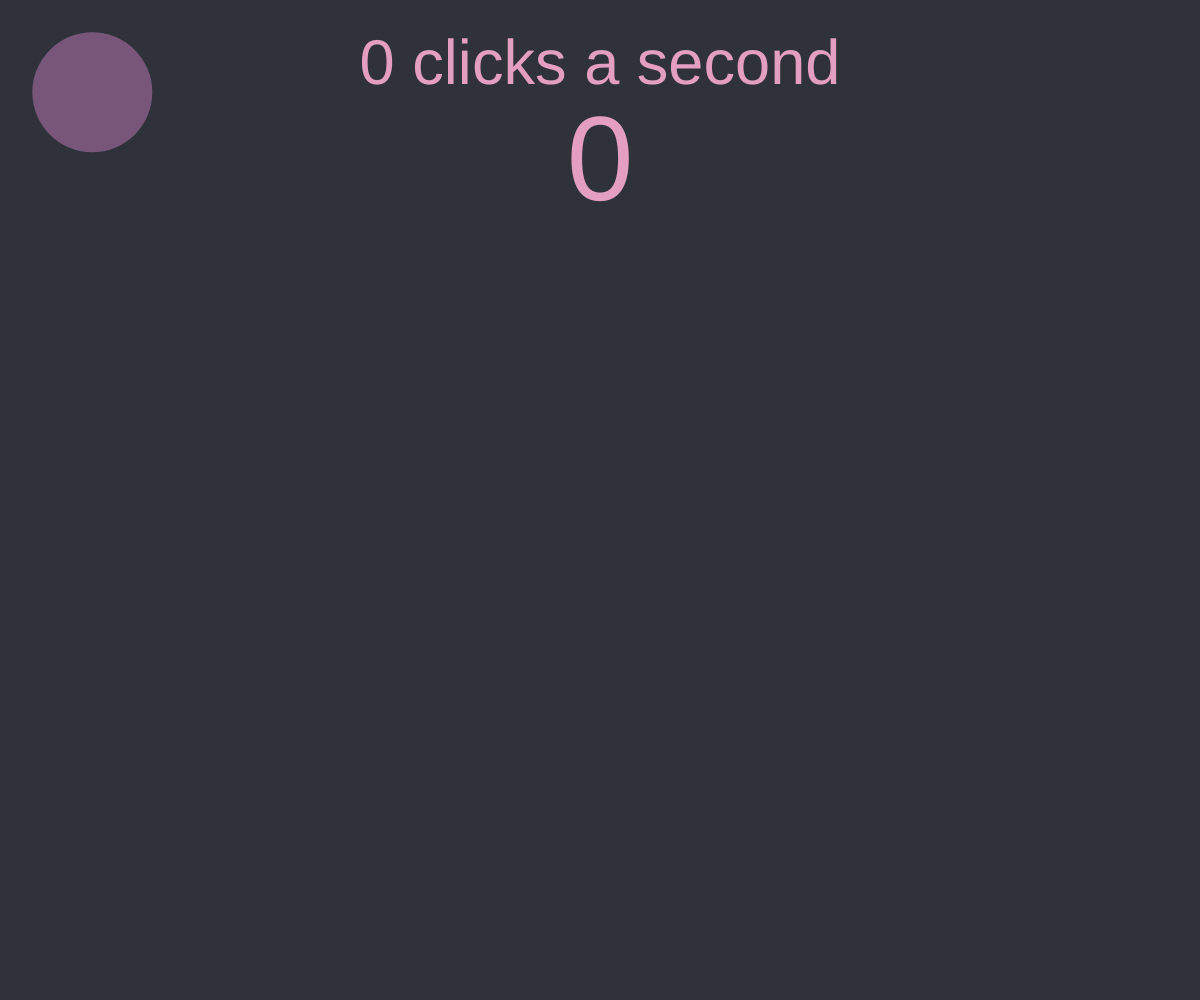
Frame 1 (no input)
Frame 60 (no input): identical to frame 1, image omitted
Frame 120 (the mouse pressed at the canvas centre since frame 60): identical to frame 1, image omitted

The p5.js sketch that drew this single still picture (run headless with seeded random() and noise() and a simulated clock; from frame 60 on, the mouse is pressed at the canvas centre):

// p5.js sketch
// ── sketch.js
// TODO

var clicks = 0;
var sampletime = 0;
var samplecount = 0;
var samplesave1 = 0;
var samplesave2 = 0;
var samplesave3 = 0;

function setup() {
    var cnv = createCanvas(window.innerWidth, window.innerHeight);
    var cnvx = (windowWidth - width) / 2;
    var cnvy = (windowHeight - height) / 2;
    cnv.position(cnvx, cnvy);

    pixelDensity(1)

    noStroke();
    frameRate(60);

    textAlign(CENTER, CENTER);
}

function draw() {
    background(47, 50, 58);

    fill(119, 86, 122);
    circle(width / 13, width / 13, width / 10);

    textSize(width / 10);
    fill(227, 158, 193);
    text(clicks, width / 2, height / 6)

    if (clicks >= 50) {
        rect(20, height - 120, width-40, 100);
    }

    sampletime += 1 / 60;
    if (sampletime >= 1) {
        sampletime = 0;
        samplesave3 = samplesave2;
        samplesave2 = samplesave1;
        samplesave1 = samplecount;
        samplecount = 0;
    }
    textSize(width / 19);
    fill(227, 158, 193);
    text(ceil((samplecount + samplesave1) / 2) + " clicks a second", width / 2, height / 15)
}




function mousePressed() {
    if ((sqrt(sq(mouseY - width / 13) + sq(mouseX - width / 13))) <= width / 20) {
        clicks++;
        samplecount++;
    }
}

function keyPressed() {

}


function reset() {

}

function completeSet() {
    setrest = true;
    time = 0;
}



function windowResized() {
    resizeCanvas(window.innerWidth, window.innerHeight);
}
